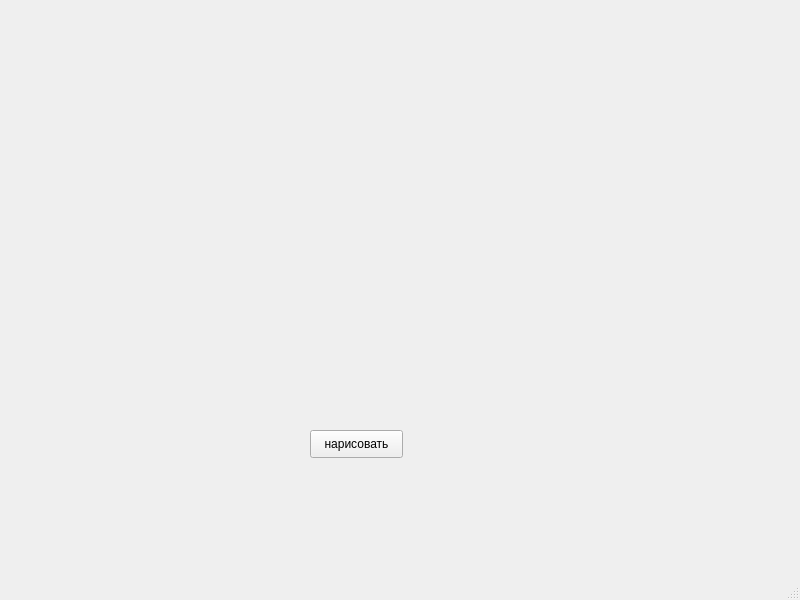
<?xml version="1.0" encoding="UTF-8"?>
<ui version="4.0">
 <class>MainWindow</class>
 <widget class="QMainWindow" name="MainWindow">
  <property name="geometry">
   <rect>
    <x>0</x>
    <y>0</y>
    <width>800</width>
    <height>600</height>
   </rect>
  </property>
  <property name="windowTitle">
   <string>MainWindow</string>
  </property>
  <widget class="QWidget" name="centralwidget">
   <widget class="QPushButton" name="pushButton">
    <property name="geometry">
     <rect>
      <x>310</x>
      <y>430</y>
      <width>93</width>
      <height>28</height>
     </rect>
    </property>
    <property name="text">
     <string>нарисовать</string>
    </property>
   </widget>
  </widget>
  <widget class="QMenuBar" name="menubar">
   <property name="geometry">
    <rect>
     <x>0</x>
     <y>0</y>
     <width>800</width>
     <height>26</height>
    </rect>
   </property>
  </widget>
  <widget class="QStatusBar" name="statusbar"/>
 </widget>
 <resources/>
 <connections/>
</ui>
